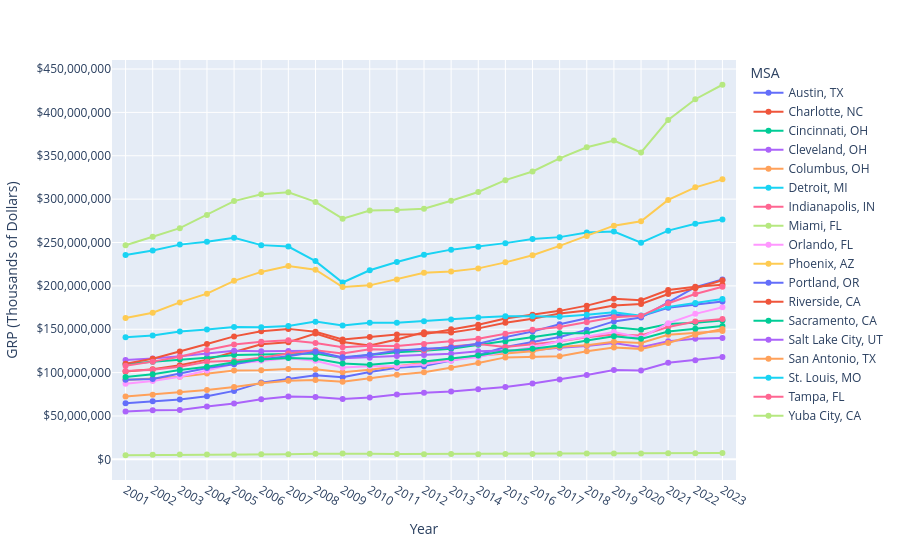
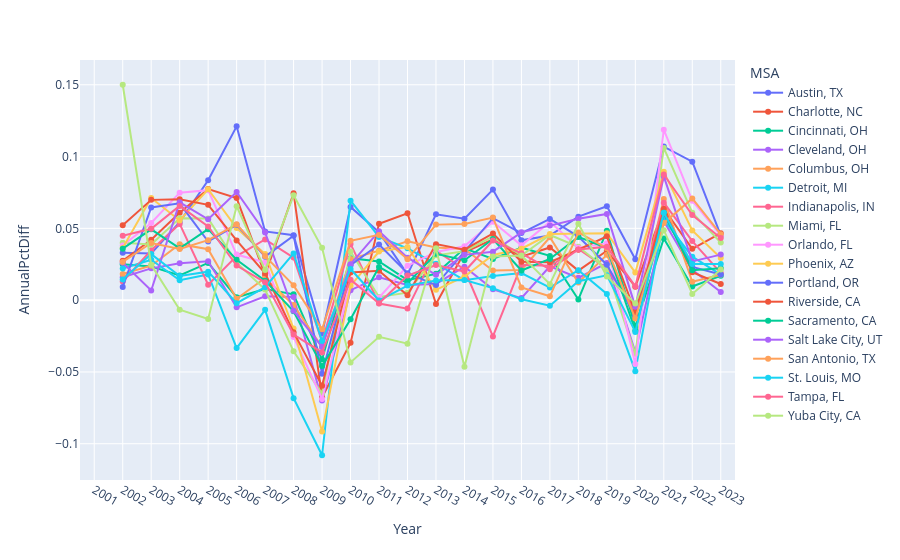

Notebook code cell kept with these figures, in order:
### Markdown cell above
***

Output_1

***

### Code cell
file_in = path_raw / 'CAGDP9' / 'CAGDP9_MSA_2001_2023.csv'
df_rdp = pd.read_csv(file_in, na_values="(D)")

df_rdp.columns = df_rdp.columns.str.strip()


# Filtering and selecting columns
df_rdp = df_rdp[df_rdp['LineCode'] < 87]
df_rdp = df_rdp.dropna(subset=['GeoName'])
df_rdp = df_rdp[df_rdp['Description'] != 'Addenda:']

# Replacing parts of GeoName
df_rdp['GeoFIPS'] = df_rdp['GeoFIPS'].str.replace('"', '')
df_rdp['GeoName'] = df_rdp['GeoName'].str.replace(r"\(.*", "", regex=True)
df_rdp['GeoName'] = df_rdp['GeoName'].str.strip()
df_rdp['Description'] = df_rdp['Description'].str.strip()

msa_peers = [
    'Sacramento, CA'
    , 'Yuba City, CA'
    , 'Austin, TX'
    , 'Charlotte, NC'
    , 'Cincinnati, OH'
    , 'Cleveland, OH'
    , 'Columbus, OH'
    , 'Detroit, MI'
    , 'Indianapolis, IN'
    , 'Miami, FL'
    , 'Orlando, FL'
    , 'Phoenix, AZ'
    , 'Portland, OR'
    , 'Riverside, CA'
    , 'Salt Lake City, UT'
    , 'San Antonio, TX'
    , 'St. Louis, MO'
    , 'Tampa, FL'
]


df_rdp['GeoName'] = df_rdp['GeoName'].map(peer_msa_labels)
df_rdp = df_rdp[df_rdp['GeoName'].isin(msa_peers)]
df_rdp = df_rdp.drop(['Region', 'TableName', 'LineCode', 'Unit'], axis=1)


df_rdp = df_rdp.rename(columns={'GeoFIPS':'MSA ID', 'GeoName':'MSA', 'IndustryClassification':'NAICS Code', 'Description':'Industry'})

df_rdp = pd.melt(df_rdp, id_vars=['MSA ID', 'MSA', 'NAICS Code', 'Industry'], var_name='Year', value_name='GRP (Thousands of Dollars)')
df_rdp['Year'] = df_rdp['Year'].astype(int)
df_rdp['MSA ID'] = df_rdp['MSA ID'].astype(int)

df_rdp = df_rdp[df_rdp['Industry'] == 'All industry total']
df_rdp = df_rdp.drop(['NAICS Code', 'Industry'], axis=1)
df_rdp = df_rdp.sort_values(['MSA ID', 'Year'], ascending = [True, True]).reset_index(drop=True)


df_rdp['AnnualPctDiff'] = df_rdp['GRP (Thousands of Dollars)'].pct_change()
df_rdp.loc[df_rdp['Year'] == 2001, 'AnnualPctDiff'] = np.nan
df_rdp.loc[df_rdp['AnnualPctDiff'] == np.inf, 'AnnualPctDiff'] = np.nan

year_max = np.max(df_rdp['Year'].unique())
year_min = np.min(df_rdp['Year'].unique())


col_pct_change = f'PctChange_{year_min}_{year_max}'
col_annual_pct_change = f'AnnualPctDiff_{year_min}_{year_max}'


df_rdp2 = df_rdp.copy()
df_rdp2 = df_rdp2[(df_rdp2['Year'] == year_max) | (df_rdp2['Year'] == year_min)]
df_rdp2 = df_rdp2.drop('AnnualPctDiff', axis = 1)
df_rdp2[col_pct_change] = df_rdp2['GRP (Thousands of Dollars)'].pct_change()
df_rdp2.loc[df_rdp2['Year'] == year_min, col_pct_change] = np.nan
df_rdp2.loc[df_rdp2[col_pct_change] == np.inf, col_pct_change] = np.nan
df_rdp2 = df_rdp2[df_rdp2['Year'] == year_max]
df_rdp2 = df_rdp2.drop(['Year', 'GRP (Thousands of Dollars)'], axis=1)

df_rdp3 = df_rdp.copy()
df_rdp3 = df_rdp3.groupby(['MSA'], as_index = False).agg(weighted_mean_grp = ('AnnualPctDiff', 'mean'))
df_rdp3 = df_rdp3.rename(columns={'weighted_mean_grp':col_annual_pct_change})


df_rdp2 = df_rdp2.merge(df_rdp3, on = 'MSA')

df_rdp   = df_rdp.sort_values(['MSA', 'Year'], ascending=[True, False])
df_rdp2 = df_rdp2.sort_values(['MSA'        ], ascending=[True       ])


df_rdp  = df_rdp .reset_index(drop=True)
df_rdp2 = df_rdp2.reset_index(drop=True)

display(df_rdp.head())
display(df_rdp2.head())



fig = px.line(df_rdp, x = 'Year', y = 'GRP (Thousands of Dollars)', color = 'MSA', markers=True)
fig.update_xaxes(tick0=0, dtick=1, range=[2000.5, 2023.5])
fig.update_yaxes(tick0=0, tickprefix='$', tickformat = ',.0f')
fig.update_traces(hovertemplate='%{y}')


fig.show()



fig2 = px.line(df_rdp, x = 'Year', y = 'AnnualPctDiff', color = 'MSA', markers=True)
fig2.update_xaxes(tick0=0, dtick=1, range=[2000.5, 2023.5])
fig2.update_traces(hovertemplate='%{y}')


fig2.show()


if export:

    sample_type = 'BEA'
    indicator = 'Output_1'
    year_start = int(year_min)
    year_end = int(year_max)
    geography = 'MSA'

    # Create about documentation page for export
    df_about = write_about(sample_type, indicator, year_start, year_end, path_config0)

    print("Visual representation of the output for:", indicator)
    display(df_about)

    path_out = path_main / 'Vibrant and Inclusive Places' / 'Economy' / 'Jobs' / 'Output_1 GRP'
    path_server = Path(r"\\webmapping-svr\c$\inetpub\wwwroot\monitoring\Data")
    paths = [path_out, path_server]

    for path_ in paths:

        file_ = path_ / 'Output_1 MSA BEA.xlsx'
        with pd.ExcelWriter(file_, engine='openpyxl') as writer:
            df_about.to_excel(writer, index = False, sheet_name = 'About', header = False)
            df_rdp  .to_excel(writer, index = False, sheet_name = 'MSA'                  )
            df_rdp2 .to_excel(writer, index = False, sheet_name = 'Rates'                )

    print()
    print("Successfully exported!")

### Figure 1 — Plotly figure (JSON) as saved in the notebook; plotly's stock layout.template omitted (floating-point values rounded to 4 significant figures)
{"data": [{"hovertemplate": "%{y}", "legendgroup": "Austin, TX", "line": {"color": "#636efa", "dash": "solid"}, "marker": {"symbol": "circle"}, "mode": "lines+markers", "name": "Austin, TX", "orientation": "v", "showlegend": true, "type": "scatter", "x": [2023, 2022, 2021, 2020, 2019, 2018, 2017, 2016, 2015, 2014, 2013, 2012, 2011, 2010, 2009, 2008, 2007, 2006, 2005, 2004, 2003, 2002, 2001], "xaxis": "x", "y": [207470114, 198524436, 181070457, 163580778, 159060569, 149306992, 141102903, 135023020, 129620142, 120352049, 113893813, 107474279, 105577832, 100803949, 94659326, 96906811, 92714867, 88478898, 78926656, 72843668, 69086367, 66909341, 64775419], "yaxis": "y"}, {"hovertemplate": "%{y}", "legendgroup": "Charlotte, NC", "line": {"color": "#EF553B", "dash": "solid"}, "marker": {"symbol": "circle"}, "mode": "lines+markers", "name": "Charlotte, NC", "orientation": "v", "showlegend": true, "type": "scatter", "x": [2023, 2022, 2021, 2020, 2019, 2018, 2017, 2016, 2015, 2014, 2013, 2012, 2011, 2010, 2009, 2008, 2007, 2006, 2005, 2004, 2003, 2002, 2001], "xaxis": "x", "y": [206547241, 197347279, 190543299, 179136966, 177471126, 171575711, 168119917, 162168834, 157396338, 151007757, 146136349, 146537438, 138181310, 131210488, 135234665, 145052155, 135000655, 132670088, 123864361, 114974348, 108377455, 104002722, 101222925], "yaxis": "y"}, {"hovertemplate": "%{y}", "legendgroup": "Cincinnati, OH", "line": {"color": "#00cc96", "dash": "solid"}, "marker": {"symbol": "circle"}, "mode": "lines+markers", "name": "Cincinnati, OH", "orientation": "v", "showlegend": true, "type": "scatter", "x": [2023, 2022, 2021, 2020, 2019, 2018, 2017, 2016, 2015, 2014, 2013, 2012, 2011, 2010, 2009, 2008, 2007, 2006, 2005, 2004, 2003, 2002, 2001], "xaxis": "x", "y": [160107599, 157438682, 155946868, 149524299, 152322725, 145312363, 145242197, 140899281, 135932807, 132142681, 127540311, 125235332, 123518572, 120278386, 116859995, 121904655, 121409072, 120479131, 120237922, 117198258, 115216965, 112587274, 109832849], "yaxis": "y"}, {"hovertemplate": "%{y}", "legendgroup": "Cleveland, OH", "line": {"color": "#ab63fa", "dash": "solid"}, "marker": {"symbol": "circle"}, "mode": "lines+markers", "name": "Cleveland, OH", "orientation": "v", "showlegend": true, "type": "scatter", "x": [2023, 2022, 2021, 2020, 2019, 2018, 2017, 2016, 2015, 2014, 2013, 2012, 2011, 2010, 2009, 2008, 2007, 2006, 2005, 2004, 2003, 2002, 2001], "xaxis": "x", "y": [139934845, 139139469, 136260848, 129151174, 134024850, 130644968, 128644607, 125683811, 125505372, 124569651, 121728897, 120368456, 119114744, 117254453, 116449318, 125191141, 124922413, 124589693, 125214429, 121914969, 118858720, 116285968, 114463835], "yaxis": "y"}, {"hovertemplate": "%{y}", "legendgroup": "Columbus, OH", "line": {"color": "#FFA15A", "dash": "solid"}, "marker": {"symbol": "circle"}, "mode": "lines+markers", "name": "Columbus, OH", "orientation": "v", "showlegend": true, "type": "scatter", "x": [2023, 2022, 2021, 2020, 2019, 2018, 2017, 2016, 2015, 2014, 2013, 2012, 2011, 2010, 2009, 2008, 2007, 2006, 2005, 2004, 2003, 2002, 2001], "xaxis": "x", "y": [148019731, 145452082, 143614265, 134171034, 135685934, 131537720, 129945459, 124495529, 121933562, 119473257, 115365408, 111289004, 106909082, 103348725, 100474141, 103866814, 104227206, 102640209, 102541508, 99025005, 95310643, 93076681, 91416187], "yaxis": "y"}, {"hovertemplate": "%{y}", "legendgroup": "Detroit, MI", "line": {"color": "#19d3f3", "dash": "solid"}, "marker": {"symbol": "circle"}, "mode": "lines+markers", "name": "Detroit, MI", "orientation": "v", "showlegend": true, "type": "scatter", "x": [2023, 2022, 2021, 2020, 2019, 2018, 2017, 2016, 2015, 2014, 2013, 2012, 2011, 2010, 2009, 2008, 2007, 2006, 2005, 2004, 2003, 2002, 2001], "xaxis": "x", "y": [276493740, 271653784, 263670004, 249699954, 262687213, 261548084, 256207316, 253977971, 249282811, 245150779, 241779740, 235803333, 227588257, 217989882, 203866911, 228556220, 245300975, 246974970, 255496165, 251004554, 247570645, 240796482, 235602858], "yaxis": "y"}, {"hovertemplate": "%{y}", "legendgroup": "Indianapolis, IN", "line": {"color": "#FF6692", "dash": "solid"}, "marker": {"symbol": "circle"}, "mode": "lines+markers", "name": "Indianapolis, IN", "orientation": "v", "showlegend": true, "type": "scatter", "x": [2023, 2022, 2021, 2020, 2019, 2018, 2017, 2016, 2015, 2014, 2013, 2012, 2011, 2010, 2009, 2008, 2007, 2006, 2005, 2004, 2003, 2002, 2001], "xaxis": "x", "y": [161812303, 158800351, 152526284, 142833662, 143849528, 140736192, 135881902, 132707968, 129541147, 132894769, 130121462, 125788590, 126535352, 126836309, 122055231, 125693060, 122077121, 117129568, 113638079, 112429883, 106763922, 103176222, 101853261], "yaxis": "y"}, {"hovertemplate": "%{y}", "legendgroup": "Miami, FL", "line": {"color": "#B6E880", "dash": "solid"}, "marker": {"symbol": "circle"}, "mode": "lines+markers", "name": "Miami, FL", "orientation": "v", "showlegend": true, "type": "scatter", "x": [2023, 2022, 2021, 2020, 2019, 2018, 2017, 2016, 2015, 2014, 2013, 2012, 2011, 2010, 2009, 2008, 2007, 2006, 2005, 2004, 2003, 2002, 2001], "xaxis": "x", "y": [431882272, 415201140, 391367438, 353846629, 367587090, 359852689, 346955899, 331898529, 321884135, 308204109, 298066145, 289047949, 287548905, 286921000, 277525852, 296843786, 307814752, 305552219, 297774888, 281757823, 266575139, 256640851, 246797368], "yaxis": "y"}, {"hovertemplate": "%{y}", "legendgroup": "Orlando, FL", "line": {"color": "#FF97FF", "dash": "solid"}, "marker": {"symbol": "circle"}, "mode": "lines+markers", "name": "Orlando, FL", "orientation": "v", "showlegend": true, "type": "scatter", "x": [2023, 2022, 2021, 2020, 2019, 2018, 2017, 2016, 2015, 2014, 2013, 2012, 2011, 2010, 2009, 2008, 2007, 2006, 2005, 2004, 2003, 2002, 2001], "xaxis": "x", "y": [175313253, 167758519, 156896666, 140252874, 146784072, 141200311, 136223280, 129180669, 124430532, 117990740, 113721965, 110030803, 107456421, 107270919, 105856691, 113678708, 116664505, 113678988, 110181745, 102344344, 95216336, 90363071, 87051253], "yaxis": "y"}, {"hovertemplate": "%{y}", "legendgroup": "Phoenix, AZ", "line": {"color": "#FECB52", "dash": "solid"}, "marker": {"symbol": "circle"}, "mode": "lines+markers", "name": "Phoenix, AZ", "orientation": "v", "showlegend": true, "type": "scatter", "x": [2023, 2022, 2021, 2020, 2019, 2018, 2017, 2016, 2015, 2014, 2013, 2012, 2011, 2010, 2009, 2008, 2007, 2006, 2005, 2004, 2003, 2002, 2001], "xaxis": "x", "y": [322794256, 313596695, 299094391, 274564883, 269398509, 257410455, 246068032, 235238815, 227107612, 220176396, 216615144, 215066758, 207388704, 200598619, 198621899, 218638321, 223034398, 216095669, 205774081, 191018073, 180979052, 168961926, 163040195], "yaxis": "y"}, {"hovertemplate": "%{y}", "legendgroup": "Portland, OR", "line": {"color": "#636efa", "dash": "solid"}, "marker": {"symbol": "circle"}, "mode": "lines+markers", "name": "Portland, OR", "orientation": "v", "showlegend": true, "type": "scatter", "x": [2023, 2022, 2021, 2020, 2019, 2018, 2017, 2016, 2015, 2014, 2013, 2012, 2011, 2010, 2009, 2008, 2007, 2006, 2005, 2004, 2003, 2002, 2001], "xaxis": "x", "y": [182035397, 178838280, 174797466, 164904813, 166744472, 162729750, 155831974, 147488860, 140907094, 133294488, 128964259, 127628442, 125278713, 120606511, 117742210, 124093335, 118771225, 115281971, 109537764, 105239497, 98588715, 92609125, 91769159], "yaxis": "y"}, {"hovertemplate": "%{y}", "legendgroup": "Riverside, CA", "line": {"color": "#EF553B", "dash": "solid"}, "marker": {"symbol": "circle"}, "mode": "lines+markers", "name": "Riverside, CA", "orientation": "v", "showlegend": true, "type": "scatter", "x": [2023, 2022, 2021, 2020, 2019, 2018, 2017, 2016, 2015, 2014, 2013, 2012, 2011, 2010, 2009, 2008, 2007, 2006, 2005, 2004, 2003, 2002, 2001], "xaxis": "x", "y": [201185094, 198951934, 195149965, 183495030, 185085963, 177211054, 171203284, 166795058, 162441496, 155233273, 149957978, 144328391, 143846927, 140956462, 138295413, 147065343, 150418926, 147659996, 141765461, 132938769, 124213725, 116105675, 110343732], "yaxis": "y"}, {"hovertemplate": "%{y}", "legendgroup": "Sacramento, CA", "line": {"color": "#00cc96", "dash": "solid"}, "marker": {"symbol": "circle"}, "mode": "lines+markers", "name": "Sacramento, CA", "orientation": "v", "showlegend": true, "type": "scatter", "x": [2023, 2022, 2021, 2020, 2019, 2018, 2017, 2016, 2015, 2014, 2013, 2012, 2011, 2010, 2009, 2008, 2007, 2006, 2005, 2004, 2003, 2002, 2001], "xaxis": "x", "y": [153782657, 150430279, 147352494, 138904231, 141901315, 136933816, 131157393, 127496875, 124917474, 119818240, 116573960, 112927196, 111608920, 109083792, 110547147, 115871271, 116771986, 115207727, 112060049, 106782560, 103065801, 98220936, 94822530], "yaxis": "y"}, {"hovertemplate": "%{y}", "legendgroup": "Salt Lake City, UT", "line": {"color": "#ab63fa", "dash": "solid"}, "marker": {"symbol": "circle"}, "mode": "lines+markers", "name": "Salt Lake City, UT", "orientation": "v", "showlegend": true, "type": "scatter", "x": [2023, 2022, 2021, 2020, 2019, 2018, 2017, 2016, 2015, 2014, 2013, 2012, 2011, 2010, 2009, 2008, 2007, 2006, 2005, 2004, 2003, 2002, 2001], "xaxis": "x", "y": [117972899, 114347883, 111345980, 102511232, 102992794, 97160079, 91954184, 87417585, 83475327, 80750181, 78281802, 76922246, 74710824, 71288437, 69546064, 71887202, 72425856, 69163898, 64320902, 60890043, 57007994, 56627227, 55191230], "yaxis": "y"}, {"hovertemplate": "%{y}", "legendgroup": "San Antonio, TX", "line": {"color": "#FFA15A", "dash": "solid"}, "marker": {"symbol": "circle"}, "mode": "lines+markers", "name": "San Antonio, TX", "orientation": "v", "showlegend": true, "type": "scatter", "x": [2023, 2022, 2021, 2020, 2019, 2018, 2017, 2016, 2015, 2014, 2013, 2012, 2011, 2010, 2009, 2008, 2007, 2006, 2005, 2004, 2003, 2002, 2001], "xaxis": "x", "y": [150320285, 143714879, 134208105, 127376030, 129034845, 124531674, 118925670, 118607925, 117563189, 111174173, 105580489, 100304864, 97520858, 93281935, 89583658, 91444642, 90512867, 87822328, 83419587, 80076166, 77324365, 74362511, 72432948], "yaxis": "y"}, {"hovertemplate": "%{y}", "legendgroup": "St. Louis, MO", "line": {"color": "#19d3f3", "dash": "solid"}, "marker": {"symbol": "circle"}, "mode": "lines+markers", "name": "St. Louis, MO", "orientation": "v", "showlegend": true, "type": "scatter", "x": [2023, 2022, 2021, 2020, 2019, 2018, 2017, 2016, 2015, 2014, 2013, 2012, 2011, 2010, 2009, 2008, 2007, 2006, 2005, 2004, 2003, 2002, 2001], "xaxis": "x", "y": [184764129, 180223362, 175799686, 165708660, 169456801, 166573763, 164415211, 165057745, 164953582, 163588334, 161321261, 159153169, 157558667, 157598304, 154249197, 158778833, 153776050, 152397455, 152726023, 149755908, 147275770, 142701477, 140671495], "yaxis": "y"}, {"hovertemplate": "%{y}", "legendgroup": "Tampa, FL", "line": {"color": "#FF6692", "dash": "solid"}, "marker": {"symbol": "circle"}, "mode": "lines+markers", "name": "Tampa, FL", "orientation": "v", "showlegend": true, "type": "scatter", "x": [2023, 2022, 2021, 2020, 2019, 2018, 2017, 2016, 2015, 2014, 2013, 2012, 2011, 2010, 2009, 2008, 2007, 2006, 2005, 2004, 2003, 2002, 2001], "xaxis": "x", "y": [198914787, 190653158, 179994564, 165511362, 163930828, 158044077, 152661007, 149452874, 144730985, 138955880, 136241320, 132984382, 130742022, 131029526, 129194966, 134074361, 137367167, 135683534, 132496716, 126024519, 118261145, 112664671, 107822837], "yaxis": "y"}, {"hovertemplate": "%{y}", "legendgroup": "Yuba City, CA", "line": {"color": "#B6E880", "dash": "solid"}, "marker": {"symbol": "circle"}, "mode": "lines+markers", "name": "Yuba City, CA", "orientation": "v", "showlegend": true, "type": "scatter", "x": [2023, 2022, 2021, 2020, 2019, 2018, 2017, 2016, 2015, 2014, 2013, 2012, 2011, 2010, 2009, 2008, 2007, 2006, 2005, 2004, 2003, 2002, 2001], "xaxis": "x", "y": [7287657, 7135225, 7104667, 6774428, 6790279, 6679728, 6342091, 6272206, 6083081, 5903223, 6190299, 5974069, 6160669, 6322177, 6608712, 6376084, 5942204, 5819935, 5462363, 5534862, 5572221, 5438509, 4729117], "yaxis": "y"}], "layout": {"legend": {"title": {"text": "MSA"}, "tracegroupgap": 0}, "margin": {"t": 60}, "xaxis": {"anchor": "y", "domain": [0, 1], "dtick": 1, "range": [2000.0, 2024.0], "tick0": 0, "title": {"text": "Year"}}, "yaxis": {"anchor": "x", "domain": [0, 1], "tick0": 0, "tickformat": ",.0f", "tickprefix": "$", "title": {"text": "GRP (Thousands of Dollars)"}}}}

### Figure 2 — Plotly figure (JSON) as saved in the notebook; plotly's stock layout.template omitted (floating-point values rounded to 4 significant figures)
{"data": [{"hovertemplate": "%{y}", "legendgroup": "Austin, TX", "line": {"color": "#636efa", "dash": "solid"}, "marker": {"symbol": "circle"}, "mode": "lines+markers", "name": "Austin, TX", "orientation": "v", "showlegend": true, "type": "scatter", "x": [2023, 2022, 2021, 2020, 2019, 2018, 2017, 2016, 2015, 2014, 2013, 2012, 2011, 2010, 2009, 2008, 2007, 2006, 2005, 2004, 2003, 2002, 2001], "xaxis": "x", "y": [0.04506, 0.09639, 0.1069, 0.02842, 0.06533, 0.05814, 0.04503, 0.04168, 0.07701, 0.0567, 0.05973, 0.01796, 0.04736, 0.06491, -0.02319, 0.04521, 0.04788, 0.121, 0.08351, 0.05439, 0.03254, 0.03294, null], "yaxis": "y"}, {"hovertemplate": "%{y}", "legendgroup": "Charlotte, NC", "line": {"color": "#EF553B", "dash": "solid"}, "marker": {"symbol": "circle"}, "mode": "lines+markers", "name": "Charlotte, NC", "orientation": "v", "showlegend": true, "type": "scatter", "x": [2023, 2022, 2021, 2020, 2019, 2018, 2017, 2016, 2015, 2014, 2013, 2012, 2011, 2010, 2009, 2008, 2007, 2006, 2005, 2004, 2003, 2002, 2001], "xaxis": "x", "y": [0.04662, 0.03571, 0.06367, 0.009387, 0.03436, 0.02056, 0.0367, 0.03032, 0.04231, 0.03333, -0.002737, 0.06047, 0.05313, -0.02976, -0.06768, 0.07446, 0.01757, 0.07109, 0.07732, 0.06087, 0.04206, 0.02746, null], "yaxis": "y"}, {"hovertemplate": "%{y}", "legendgroup": "Cincinnati, OH", "line": {"color": "#00cc96", "dash": "solid"}, "marker": {"symbol": "circle"}, "mode": "lines+markers", "name": "Cincinnati, OH", "orientation": "v", "showlegend": true, "type": "scatter", "x": [2023, 2022, 2021, 2020, 2019, 2018, 2017, 2016, 2015, 2014, 2013, 2012, 2011, 2010, 2009, 2008, 2007, 2006, 2005, 2004, 2003, 2002, 2001], "xaxis": "x", "y": [0.01695, 0.009566, 0.04295, -0.01837, 0.04824, 0.0004831, 0.03082, 0.03654, 0.02868, 0.03609, 0.01841, 0.0139, 0.02694, 0.02925, -0.04138, 0.004082, 0.007719, 0.002006, 0.02594, 0.0172, 0.02336, 0.02508, null], "yaxis": "y"}, {"hovertemplate": "%{y}", "legendgroup": "Cleveland, OH", "line": {"color": "#ab63fa", "dash": "solid"}, "marker": {"symbol": "circle"}, "mode": "lines+markers", "name": "Cleveland, OH", "orientation": "v", "showlegend": true, "type": "scatter", "x": [2023, 2022, 2021, 2020, 2019, 2018, 2017, 2016, 2015, 2014, 2013, 2012, 2011, 2010, 2009, 2008, 2007, 2006, 2005, 2004, 2003, 2002, 2001], "xaxis": "x", "y": [0.005716, 0.02113, 0.05505, -0.03636, 0.02587, 0.01555, 0.02356, 0.001422, 0.007512, 0.02334, 0.0113, 0.01053, 0.01587, 0.006914, -0.06983, 0.002151, 0.002671, -0.004989, 0.02706, 0.02571, 0.02212, 0.01592, null], "yaxis": "y"}, {"hovertemplate": "%{y}", "legendgroup": "Columbus, OH", "line": {"color": "#FFA15A", "dash": "solid"}, "marker": {"symbol": "circle"}, "mode": "lines+markers", "name": "Columbus, OH", "orientation": "v", "showlegend": true, "type": "scatter", "x": [2023, 2022, 2021, 2020, 2019, 2018, 2017, 2016, 2015, 2014, 2013, 2012, 2011, 2010, 2009, 2008, 2007, 2006, 2005, 2004, 2003, 2002, 2001], "xaxis": "x", "y": [0.01765, 0.0128, 0.07038, -0.01116, 0.03154, 0.01225, 0.04378, 0.02101, 0.02059, 0.03561, 0.03663, 0.04097, 0.03445, 0.02861, -0.03266, -0.003458, 0.01546, 0.0009625, 0.03551, 0.03897, 0.024, 0.01816, null], "yaxis": "y"}, {"hovertemplate": "%{y}", "legendgroup": "Detroit, MI", "line": {"color": "#19d3f3", "dash": "solid"}, "marker": {"symbol": "circle"}, "mode": "lines+markers", "name": "Detroit, MI", "orientation": "v", "showlegend": true, "type": "scatter", "x": [2023, 2022, 2021, 2020, 2019, 2018, 2017, 2016, 2015, 2014, 2013, 2012, 2011, 2010, 2009, 2008, 2007, 2006, 2005, 2004, 2003, 2002, 2001], "xaxis": "x", "y": [0.01782, 0.03028, 0.05595, -0.04944, 0.004355, 0.02085, 0.008778, 0.01883, 0.01686, 0.01394, 0.02534, 0.0361, 0.04403, 0.06928, -0.108, -0.06826, -0.006778, -0.03335, 0.01789, 0.01387, 0.02813, 0.02204, null], "yaxis": "y"}, {"hovertemplate": "%{y}", "legendgroup": "Indianapolis, IN", "line": {"color": "#FF6692", "dash": "solid"}, "marker": {"symbol": "circle"}, "mode": "lines+markers", "name": "Indianapolis, IN", "orientation": "v", "showlegend": true, "type": "scatter", "x": [2023, 2022, 2021, 2020, 2019, 2018, 2017, 2016, 2015, 2014, 2013, 2012, 2011, 2010, 2009, 2008, 2007, 2006, 2005, 2004, 2003, 2002, 2001], "xaxis": "x", "y": [0.01897, 0.04113, 0.06786, -0.007062, 0.02212, 0.03572, 0.02392, 0.02445, -0.02524, 0.02131, 0.03445, -0.005902, -0.002373, 0.03917, -0.02894, 0.02962, 0.04224, 0.03072, 0.01075, 0.05307, 0.03477, 0.01299, null], "yaxis": "y"}, {"hovertemplate": "%{y}", "legendgroup": "Miami, FL", "line": {"color": "#B6E880", "dash": "solid"}, "marker": {"symbol": "circle"}, "mode": "lines+markers", "name": "Miami, FL", "orientation": "v", "showlegend": true, "type": "scatter", "x": [2023, 2022, 2021, 2020, 2019, 2018, 2017, 2016, 2015, 2014, 2013, 2012, 2011, 2010, 2009, 2008, 2007, 2006, 2005, 2004, 2003, 2002, 2001], "xaxis": "x", "y": [0.04018, 0.0609, 0.106, -0.03738, 0.02149, 0.03717, 0.04537, 0.03111, 0.04439, 0.03401, 0.0312, 0.005213, 0.002188, 0.03385, -0.06508, -0.03564, 0.007405, 0.02612, 0.05685, 0.05695, 0.03871, 0.03988, null], "yaxis": "y"}, {"hovertemplate": "%{y}", "legendgroup": "Orlando, FL", "line": {"color": "#FF97FF", "dash": "solid"}, "marker": {"symbol": "circle"}, "mode": "lines+markers", "name": "Orlando, FL", "orientation": "v", "showlegend": true, "type": "scatter", "x": [2023, 2022, 2021, 2020, 2019, 2018, 2017, 2016, 2015, 2014, 2013, 2012, 2011, 2010, 2009, 2008, 2007, 2006, 2005, 2004, 2003, 2002, 2001], "xaxis": "x", "y": [0.04503, 0.06923, 0.1187, -0.0445, 0.03954, 0.03654, 0.05452, 0.03818, 0.05458, 0.03754, 0.03355, 0.02396, 0.001729, 0.01336, -0.06881, -0.02559, 0.02626, 0.03174, 0.07658, 0.07486, 0.05371, 0.03804, null], "yaxis": "y"}, {"hovertemplate": "%{y}", "legendgroup": "Phoenix, AZ", "line": {"color": "#FECB52", "dash": "solid"}, "marker": {"symbol": "circle"}, "mode": "lines+markers", "name": "Phoenix, AZ", "orientation": "v", "showlegend": true, "type": "scatter", "x": [2023, 2022, 2021, 2020, 2019, 2018, 2017, 2016, 2015, 2014, 2013, 2012, 2011, 2010, 2009, 2008, 2007, 2006, 2005, 2004, 2003, 2002, 2001], "xaxis": "x", "y": [0.02933, 0.04849, 0.08934, 0.01918, 0.04657, 0.04609, 0.04603, 0.0358, 0.03148, 0.01644, 0.0072, 0.03702, 0.03385, 0.009952, -0.09155, -0.01971, 0.03211, 0.05016, 0.07725, 0.05547, 0.07112, 0.03632, null], "yaxis": "y"}, {"hovertemplate": "%{y}", "legendgroup": "Portland, OR", "line": {"color": "#636efa", "dash": "solid"}, "marker": {"symbol": "circle"}, "mode": "lines+markers", "name": "Portland, OR", "orientation": "v", "showlegend": true, "type": "scatter", "x": [2023, 2022, 2021, 2020, 2019, 2018, 2017, 2016, 2015, 2014, 2013, 2012, 2011, 2010, 2009, 2008, 2007, 2006, 2005, 2004, 2003, 2002, 2001], "xaxis": "x", "y": [0.01788, 0.02312, 0.05999, -0.01103, 0.02467, 0.04426, 0.05657, 0.04671, 0.05711, 0.03358, 0.01047, 0.01876, 0.03874, 0.02433, -0.05118, 0.04481, 0.03027, 0.05244, 0.04084, 0.06746, 0.06457, 0.009153, null], "yaxis": "y"}, {"hovertemplate": "%{y}", "legendgroup": "Riverside, CA", "line": {"color": "#EF553B", "dash": "solid"}, "marker": {"symbol": "circle"}, "mode": "lines+markers", "name": "Riverside, CA", "orientation": "v", "showlegend": true, "type": "scatter", "x": [2023, 2022, 2021, 2020, 2019, 2018, 2017, 2016, 2015, 2014, 2013, 2012, 2011, 2010, 2009, 2008, 2007, 2006, 2005, 2004, 2003, 2002, 2001], "xaxis": "x", "y": [0.01122, 0.01948, 0.06352, -0.008596, 0.04444, 0.03509, 0.02643, 0.0268, 0.04643, 0.03518, 0.03901, 0.003347, 0.02051, 0.01924, -0.05963, -0.02229, 0.01868, 0.04158, 0.0664, 0.07024, 0.06983, 0.05222, null], "yaxis": "y"}, {"hovertemplate": "%{y}", "legendgroup": "Sacramento, CA", "line": {"color": "#00cc96", "dash": "solid"}, "marker": {"symbol": "circle"}, "mode": "lines+markers", "name": "Sacramento, CA", "orientation": "v", "showlegend": true, "type": "scatter", "x": [2023, 2022, 2021, 2020, 2019, 2018, 2017, 2016, 2015, 2014, 2013, 2012, 2011, 2010, 2009, 2008, 2007, 2006, 2005, 2004, 2003, 2002, 2001], "xaxis": "x", "y": [0.02229, 0.02089, 0.06082, -0.02112, 0.03628, 0.04404, 0.02871, 0.02065, 0.04256, 0.02783, 0.03229, 0.01181, 0.02315, -0.01324, -0.04595, -0.007713, 0.01358, 0.02809, 0.04942, 0.03606, 0.04933, 0.03584, null], "yaxis": "y"}, {"hovertemplate": "%{y}", "legendgroup": "Salt Lake City, UT", "line": {"color": "#ab63fa", "dash": "solid"}, "marker": {"symbol": "circle"}, "mode": "lines+markers", "name": "Salt Lake City, UT", "orientation": "v", "showlegend": true, "type": "scatter", "x": [2023, 2022, 2021, 2020, 2019, 2018, 2017, 2016, 2015, 2014, 2013, 2012, 2011, 2010, 2009, 2008, 2007, 2006, 2005, 2004, 2003, 2002, 2001], "xaxis": "x", "y": [0.0317, 0.02696, 0.08618, -0.004676, 0.06003, 0.05661, 0.0519, 0.04723, 0.03375, 0.03153, 0.01767, 0.0296, 0.04801, 0.02505, -0.03257, -0.007437, 0.04716, 0.07529, 0.05635, 0.0681, 0.006724, 0.02602, null], "yaxis": "y"}, {"hovertemplate": "%{y}", "legendgroup": "San Antonio, TX", "line": {"color": "#FFA15A", "dash": "solid"}, "marker": {"symbol": "circle"}, "mode": "lines+markers", "name": "San Antonio, TX", "orientation": "v", "showlegend": true, "type": "scatter", "x": [2023, 2022, 2021, 2020, 2019, 2018, 2017, 2016, 2015, 2014, 2013, 2012, 2011, 2010, 2009, 2008, 2007, 2006, 2005, 2004, 2003, 2002, 2001], "xaxis": "x", "y": [0.04596, 0.07084, 0.05364, -0.01286, 0.03616, 0.04714, 0.002679, 0.008887, 0.05747, 0.05298, 0.0526, 0.02855, 0.04544, 0.04128, -0.02035, 0.01029, 0.03064, 0.05278, 0.04175, 0.03559, 0.03983, 0.02664, null], "yaxis": "y"}, {"hovertemplate": "%{y}", "legendgroup": "St. Louis, MO", "line": {"color": "#19d3f3", "dash": "solid"}, "marker": {"symbol": "circle"}, "mode": "lines+markers", "name": "St. Louis, MO", "orientation": "v", "showlegend": true, "type": "scatter", "x": [2023, 2022, 2021, 2020, 2019, 2018, 2017, 2016, 2015, 2014, 2013, 2012, 2011, 2010, 2009, 2008, 2007, 2006, 2005, 2004, 2003, 2002, 2001], "xaxis": "x", "y": [0.0252, 0.02516, 0.0609, -0.02212, 0.01731, 0.01313, -0.003893, 0.0006315, 0.008346, 0.01405, 0.01362, 0.01012, -0.0002515, 0.02171, -0.02853, 0.03253, 0.009046, -0.002151, 0.01983, 0.01684, 0.03205, 0.01443, null], "yaxis": "y"}, {"hovertemplate": "%{y}", "legendgroup": "Tampa, FL", "line": {"color": "#FF6692", "dash": "solid"}, "marker": {"symbol": "circle"}, "mode": "lines+markers", "name": "Tampa, FL", "orientation": "v", "showlegend": true, "type": "scatter", "x": [2023, 2022, 2021, 2020, 2019, 2018, 2017, 2016, 2015, 2014, 2013, 2012, 2011, 2010, 2009, 2008, 2007, 2006, 2005, 2004, 2003, 2002, 2001], "xaxis": "x", "y": [0.04333, 0.05922, 0.08751, 0.009641, 0.03725, 0.03526, 0.02147, 0.03263, 0.04156, 0.01992, 0.02449, 0.01715, -0.002194, 0.0142, -0.03639, -0.02397, 0.01241, 0.02405, 0.05136, 0.06565, 0.04967, 0.04491, null], "yaxis": "y"}, {"hovertemplate": "%{y}", "legendgroup": "Yuba City, CA", "line": {"color": "#B6E880", "dash": "solid"}, "marker": {"symbol": "circle"}, "mode": "lines+markers", "name": "Yuba City, CA", "orientation": "v", "showlegend": true, "type": "scatter", "x": [2023, 2022, 2021, 2020, 2019, 2018, 2017, 2016, 2015, 2014, 2013, 2012, 2011, 2010, 2009, 2008, 2007, 2006, 2005, 2004, 2003, 2002, 2001], "xaxis": "x", "y": [0.02136, 0.004301, 0.04875, -0.002334, 0.01655, 0.05324, 0.01114, 0.03109, 0.03047, -0.04638, 0.03619, -0.03029, -0.02555, -0.04336, 0.03648, 0.07302, 0.02101, 0.06546, -0.0131, -0.006705, 0.02459, 0.15, null], "yaxis": "y"}], "layout": {"legend": {"title": {"text": "MSA"}, "tracegroupgap": 0}, "margin": {"t": 60}, "xaxis": {"anchor": "y", "domain": [0, 1], "dtick": 1, "range": [2000.0, 2024.0], "tick0": 0, "title": {"text": "Year"}}, "yaxis": {"anchor": "x", "domain": [0, 1], "title": {"text": "AnnualPctDiff"}}}}
